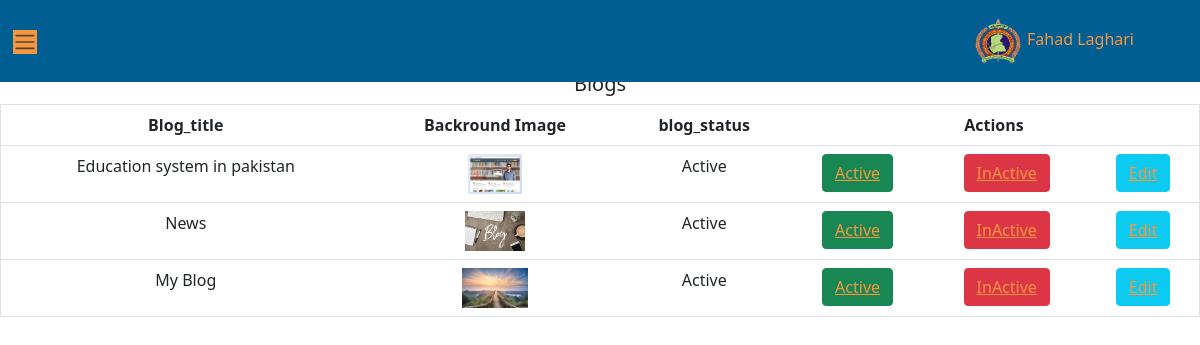
The app's page /admin/view_blogs.php (signed in) with its own data.
### tables this page shows
CREATE TABLE `blog` (
  `blog_id` int(11) NOT NULL AUTO_INCREMENT,
  `user_id` int(11) DEFAULT NULL,
  `blog_title` varchar(100) DEFAULT NULL,
  `post_per_page` int(11) DEFAULT NULL,
  `blog_background_image` text DEFAULT NULL,
  `blog_status` enum('Active','InActive') DEFAULT NULL,
  `created_at` timestamp NOT NULL DEFAULT current_timestamp(),
  `updated_at` timestamp NULL DEFAULT NULL,
  PRIMARY KEY (`blog_id`),
  KEY `user_id` (`user_id`),
  CONSTRAINT `blog_ibfk_1` FOREIGN KEY (`user_id`) REFERENCES `user` (`user_id`) ON DELETE CASCADE ON UPDATE CASCADE
);

### admin/view_blogs.php (the view, shortened to what this page needs)
<?php
require ("../connection/connection.php");
?>
<!DOCTYPE html>
<html>
<head>
   <link rel="stylesheet" href="../bootstrap/css/bootstrap.min.css">
  <link rel="stylesheet" type="text/css" href="https://cdn.datatables.net/1.11.3/css/jquery.dataTables.min.css">
  <link href="https://cdn.jsdelivr.net/npm/bootstrap@5.0.2/dist/css/bootstrap.min.css" rel="stylesheet" />
    <link rel="stylesheet" href="https://cdn.datatables.net/1.10.13/css/jquery.dataTables.min.css">
</head>
<body>
     <div class="container-fluid">
                         <nav class="navbar fixed-top" style="background-color:#005E93">
                             <button class="btn" type="button"data-bs-toggle="offcanvas" data-bs-target="#offcanvasWithBackdrop" aria-controls="offcanvasWithBackdrop">
                              <span class="navbar-toggler-icon"style="background-color: #F59640"></span>
                             </button>
                             <div style="margin-right: 50px">
                                     <li class="nav-item dropdown" style="list-style: none">
                                       <a class="nav-link " href="#" role="button" data-bs-toggle="dropdown" aria-expanded="false"style="color:#F59640">
                                      <?php if(isset($_SESSION['user_data'])) { ?>
                                                <img src="../<?php  echo isset($_SESSION['user_data'])?$_SESSION['user_data']['user_image']:"" ?>" height="50px" width="50px" style="padding: 2px "id="profile">
                                                <?php echo isset($_SESSION['user_data'])?$_SESSION['user_data']['first_name']:"" ; } ?>
                                       </a>
                                  </li>
                             </div>
                          </nav>
                         </div>
	<div class="text-center" style="margin-top: 6%;">
		<h5>Blogs</h5>
	</div>
		                       <?php
$query = "SELECT * FROM blog";
$result = mysqli_query($connection, $query);
if ($result->num_rows > 0) {
  ?>
  <div class="table-responsive">
   <table border="1" align="center" class="table table-hover" id="datatable" class="table">
    <tr class="text-center">
      <th>Blog_title</th>
      <th>Backround Image</th>
      <th>blog_status</th>
      <th colspan="10" style="text-align:center;">Actions</th>
    </tr>
    <?php
    while ($data = mysqli_fetch_assoc($result)) {
      ?>
      <tr class="text-center">
        <td><?php echo $data['blog_title']; ?></td>
       <td > <img src="../<?php echo $data['blog_background_image'];?>" height="40px"></td>
        <td><?php echo $data['blog_status']; ?></td>
        <td colspan="3">
          <button type="button" class="btn btn-success">
          <a  style="color:  #F59640"
          href="view_blogs.php?id=<?php echo $data['blog_id'];  ?> &action=Active">Active</a>
          </button>
        </td>
          <td >
              <button type="button" class="btn btn-danger">
            <a  style="color:#F59640 "href="view_blogs.php?id=<?php echo $data['blog_id']; ?> &Action=inactive">InActive</a>
            </button>
          </td>
           <td>
              <button type="button" class="btn btn-info">
            <a  style="color:#F59640 "href="edit_blogs.php?id=<?php echo $data['blog_id']; ?> &action=edit">Edit</a>
            </button>
          </td>
      </tr>
      <?php
    }
    ?>
  </div>
  <?php
}
?>
</body>
</html>

### records on screen
blog: blog_title "Education system in pakistan", blog_background_image (picture), blog_status "Active"
blog: blog_title "News", blog_background_image (picture), blog_status "Active"
blog: blog_title "My Blog", blog_background_image (picture), blog_status "Active"

### other values on screen
$_SESSION['user_data']['first_name'] "Fahad Laghari"
